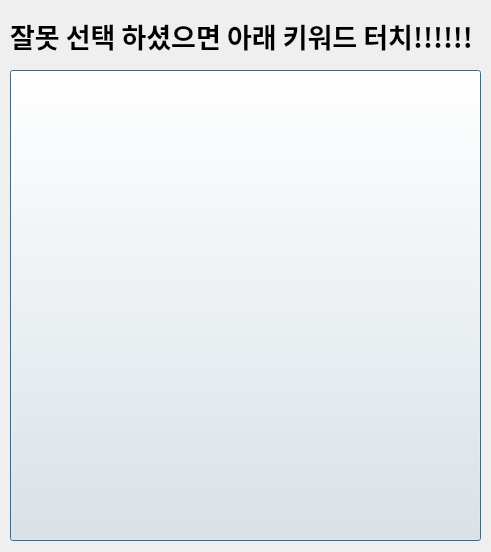
<?xml version="1.0" encoding="UTF-8"?>
<ui version="4.0">
 <class>Dialog</class>
 <widget class="QDialog" name="Dialog">
  <property name="geometry">
   <rect>
    <x>0</x>
    <y>0</y>
    <width>491</width>
    <height>552</height>
   </rect>
  </property>
  <property name="windowTitle">
   <string>Dialog</string>
  </property>
  <widget class="QPushButton" name="btn_re">
   <property name="geometry">
    <rect>
     <x>10</x>
     <y>70</y>
     <width>471</width>
     <height>471</height>
    </rect>
   </property>
   <property name="text">
    <string/>
   </property>
  </widget>
  <widget class="QLabel" name="lbl_re">
   <property name="geometry">
    <rect>
     <x>10</x>
     <y>10</y>
     <width>471</width>
     <height>51</height>
    </rect>
   </property>
   <property name="font">
    <font>
     <family>Agency FB</family>
     <pointsize>20</pointsize>
     <weight>75</weight>
     <bold>true</bold>
    </font>
   </property>
   <property name="text">
    <string>잘못 선택 하셨으면 아래 키워드 터치!!!!!!</string>
   </property>
  </widget>
 </widget>
 <resources/>
 <connections/>
</ui>
